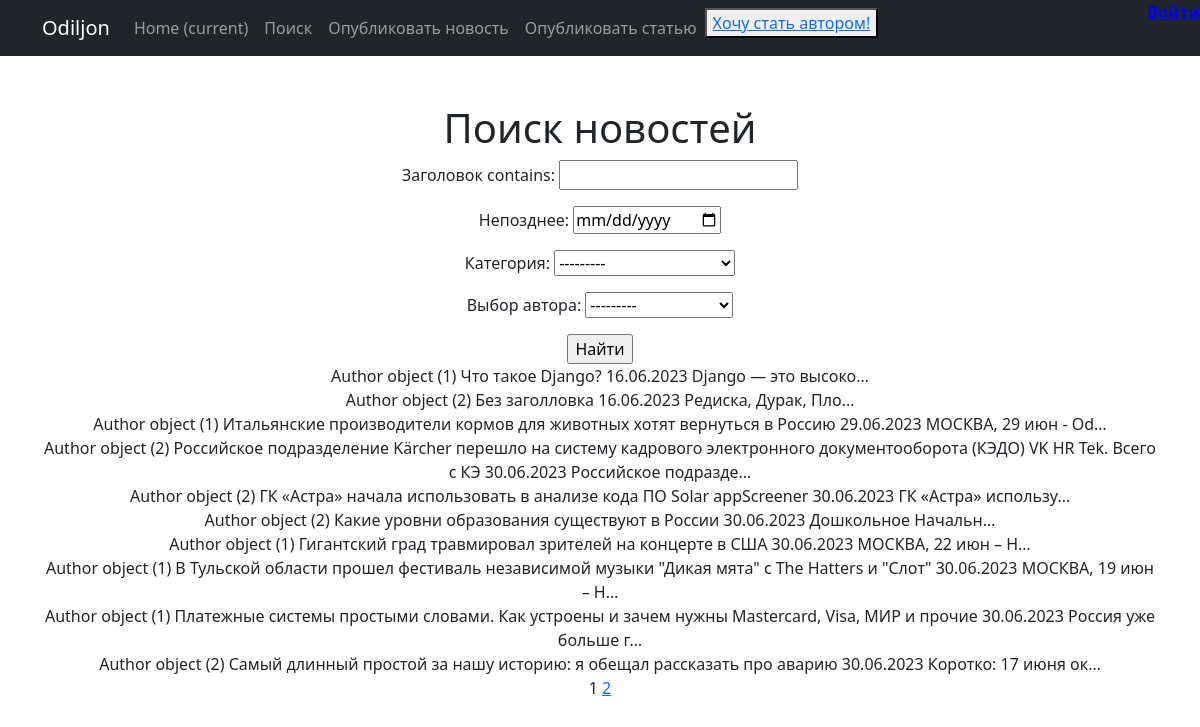
The app's page /search/ with its own data.
### news/models.py (models this page shows, shortened)
class Post(models.Model):
    ART = 'AR'
    NEWS = 'NW'
    TYPES = [(ART, 'Статья'), (NEWS, 'Новость')]
    author = models.ForeignKey(Author, on_delete=models.CASCADE, verbose_name='Автор')
    post_type = models.CharField(max_length=10, choices=TYPES, verbose_name='Тип поста')
    created_at = models.DateTimeField(auto_now_add=True, verbose_name='Дата публикации')
    post_category = models.ManyToManyField(Category)
    post_title = models.CharField(max_length=120, verbose_name='Заголовок')
    post_text = models.TextField(verbose_name='Содержание')
    post_rating = models.IntegerField(default=0, verbose_name='Рейтинг поста')

class Author(models.Model):
    user = models.OneToOneField(User, on_delete=models.CASCADE)  # ID пользователя, который является автором
    author_rating = models.IntegerField(default=0)

### news/views.py (the view)
# urls.py: path('search/', PostSearch.as_view(), name='post_search'),
class PostSearch(ListView):
    model = Post
    ordering = 'created_at'
    template_name = 'news/post_search.html'
    context_object_name = 'search'
    paginate_by = 10
    def get_queryset(self):
        queryset = super().get_queryset()
        self.filterset = PostFilter(self.request.GET, queryset)
        return self.filterset.qs
    def get_context_data(self, **kwargs):
        context = super().get_context_data(**kwargs)
        context['filterset'] = self.filterset
        context['is_not_author'] = not self.request.user.groups.filter(name='author').exists()
        return context

### news/models.py (called while the page is built)
    def __str__(self):
        return self.category_name

### news/templatetags/custom_tags.py (called while the page is built)
@register.simple_tag(takes_context=True)
def url_replace(context, **kwargs):
    d = context['request'].GET.copy()
    for k, v in kwargs.items():
        d[k] = v
    return d.urlencode()

### templates/news/post_search.html (shortened to what this page needs)
{% extends 'flatpages/default.html' %}
{% load censor %}
{% load custom_tags %}
{% block content %}
   <h1>Поиск новостей</h1>
   <form action="" method="get">
       {{ filterset.form.as_p }}
       <input type="submit" value="Найти" />
   </form>
    {% for post in search %}
     <div>
     {{ post.author }}
     {{ post.post_title }}
     {{ post.created_at|date:'d.m.Y' }}
     {{ post.post_text|truncatechars:20 }}
     </div>
    {% endfor %}
   {{ page_obj.number }}
   {% if page_obj.has_next %}
       <a href="?{% url_replace page=page_obj.next_page_number %}">{{ page_obj.next_page_number }}</a>
   {% endif %}
{% endblock content %}

### records on screen
Post: author "Author object (1)", post_title "Что такое Django?", created_at "16.06.2023", post_text "Django — это высоко…"
Post: author "Author object (2)", post_title "Без заголловка", created_at "16.06.2023", post_text "Редиска, Дурак, Пло…"
Post: author "Author object (1)", post_title "Итальянские производители кормов для животных хотят вернуться в Россию", created_at "29.06.2023", post_text "МОСКВА, 29 июн - Od…"
Post: author "Author object (2)", post_title "Российское подразделение Kärcher перешло на систему кадрового электронного документооборота (КЭДО) VK HR Tek. Всего с КЭ", created_at "30.06.2023", post_text "Российское подразде…"
Post: author "Author object (2)", post_title "ГК «Астра» начала использовать в анализе кода ПО Solar appScreener", created_at "30.06.2023", post_text "ГК «Астра» использу…"
Post: author "Author object (2)", post_title "Какие уровни образования существуют в России", created_at "30.06.2023", post_text "Дошкольное Начальн…"
Post: author "Author object (1)", post_title "Гигантский град травмировал зрителей на концерте в США", created_at "30.06.2023", post_text "МОСКВА, 22 июн – Н…"
Post: author "Author object (1)", post_title "В Тульской области прошел фестиваль независимой музыки \"Дикая мята\" с The Hatters и \"Слот\"", created_at "30.06.2023", post_text "МОСКВА, 19 июн – Н…"
Post: author "Author object (1)", post_title "Платежные системы простыми словами. Как устроены и зачем нужны Mastercard, Visa, МИР и прочие", created_at "30.06.2023", post_text "Россия уже больше г…"
Post: author "Author object (2)", post_title "Самый длинный простой за нашу историю: я обещал рассказать про аварию", created_at "30.06.2023", post_text "Коротко: 17 июня ок…"

### other values on screen
{{ page_obj.number }} "1"
{{ page_obj.next_page_number }} "2"
